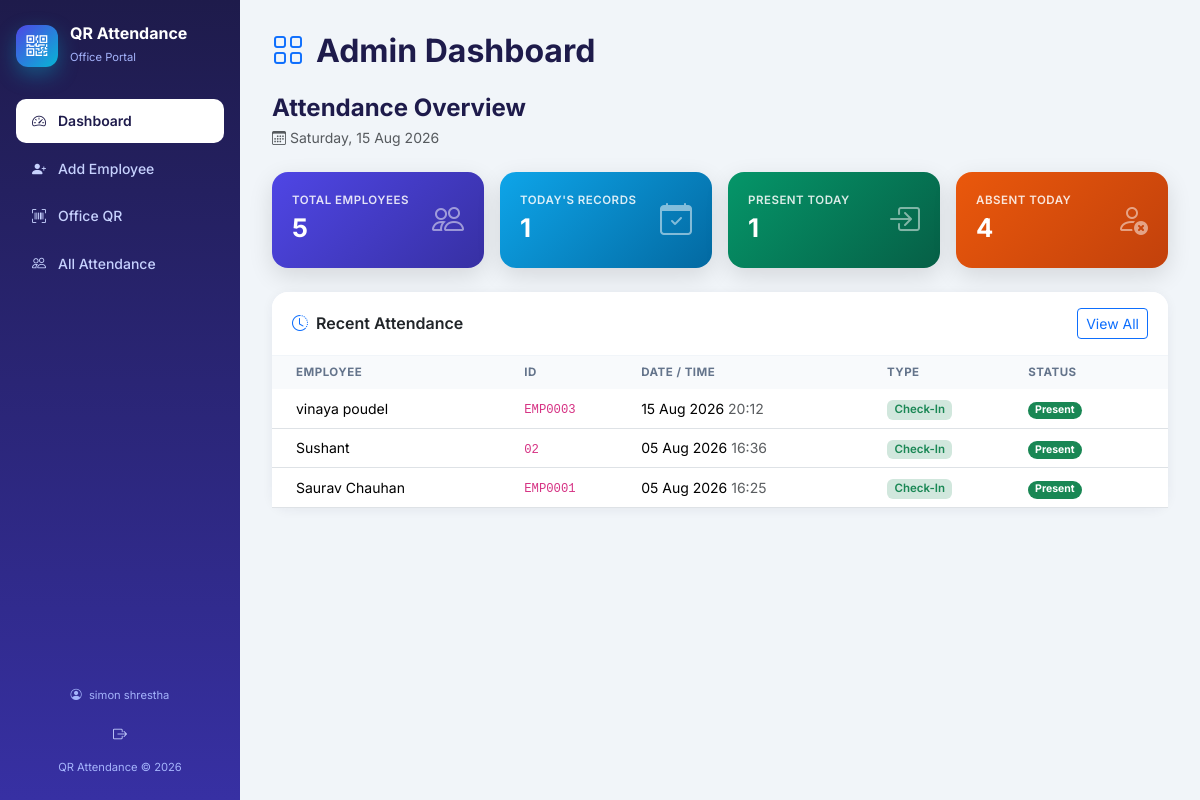
Page /attendance/ (signed in) on the committed database.
### app/models.py (models this page shows, shortened)
class Attendance(models.Model):
    class AttendanceType(models.TextChoices):
        CHECK_IN = "IN", "Check In"
        CHECK_OUT = "OUT", "Check Out"
    employee = models.ForeignKey(
        Employee,
        on_delete=models.CASCADE,
        related_name="attendances"
    )
    qr = models.ForeignKey(
        OfficeQRCode,
        on_delete=models.SET_NULL,
        related_name="attendances",
        null=True,
        blank=True
    )
    attendance_type = models.CharField(
        max_length=3,
        choices=AttendanceType.choices
    )
    timestamp = models.DateTimeField(auto_now_add=True)
    latitude = models.DecimalField(
        max_digits=9,
        decimal_places=6,
        null=True,
        blank=True
    )
    longitude = models.DecimalField(
        max_digits=9,
        decimal_places=6,
        null=True,
        blank=True
    )
    device_name = models.CharField(max_length=150, blank=True)
    ip_address = models.GenericIPAddressField(null=True, blank=True)
    class Meta:
        ordering = ["-timestamp"]
        indexes = [
            models.Index(fields=["employee", "timestamp"]),
            models.Index(fields=["attendance_type"]),
        ]

class Employee(models.Model):
    employee_id = models.CharField(
        max_length=20,
        unique=True,
        blank=True,     # auto-generated if not provided
        editable=False,  # hidden from manual entry
    )
    user = models.OneToOneField(
        settings.AUTH_USER_MODEL,
        on_delete=models.CASCADE,
        related_name="employee_profile",
        null=True,
        blank=True,
    )
    full_name = models.CharField(max_length=150)
    department = models.CharField(max_length=100, blank=True)
    designation = models.CharField(max_length=100, blank=True)
    email = models.EmailField(blank=True)
    phone = models.CharField(max_length=20, blank=True)
    is_active = models.BooleanField(default=True)
    qr_code = models.UUIDField(default=uuid.uuid4, unique=True, editable=False)

### app/views.py (the view)
# urls.py: path('',    views.dashboard, name='dashboard'),
@login_required(login_url='/attendance/login/')
def dashboard(request):
    if not request.user.is_staff:
        if getattr(request.user, 'employee_profile', None) is not None:
            return redirect('app:employee_dashboard')
        messages.error(request, 'Access denied. Staff only.')
        return redirect('app:login')
    today = timezone.localdate()
    total_employees = Employee.objects.filter(is_active=True).count()
    today_attendance = Attendance.objects.filter(timestamp__date=today)
    present_employee_ids = today_attendance.values_list(
        'employee_id', flat=True
    ).distinct()
    present_count = present_employee_ids.count()
    absent_count = max(total_employees - present_count, 0)
    recent_records = Attendance.objects.select_related(
        'employee'
    ).order_by('-timestamp')[:10]
    context = {
        'total_employees':      total_employees,
        'today_attendance_count': today_attendance.count(),
        'present_count':        present_count,
        'absent_count':         absent_count,
        'recent_records':       recent_records,
        'today':                today,
    }
    return render(request, 'attendance/dashboard.html', context)

### templates/attendance/dashboard.html (shortened to what this page needs)
{% extends 'attendance/base.html' %}
{% load tz %}
{% block page_title %}Admin Dashboard{% endblock %}
{% block content %}
<div class="mb-4">
    <h4 class="fw-bold mb-1" style="color:#1e1b4b;">
        Attendance Overview
    </h4>
    <p class="text-muted mb-0" style="font-size:.875rem;">
        <i class="bi bi-calendar3 me-1"></i>{{ today|date:"l, d M Y" }}
    </p>
</div>
<div class="row g-3 mb-4">
    <div class="col-6 col-lg-3">
        <div class="stat-card" style="background:linear-gradient(135deg,#4f46e5,#3730a3);">
            <div class="d-flex align-items-center justify-content-between">
                <div>
                    <div style="font-size:.72rem;font-weight:600;text-transform:uppercase;letter-spacing:.5px;opacity:.85;">Total Employees</div>
                    <div class="fw-bold" style="font-size:1.6rem;">{{ total_employees }}</div>
                </div>
                <i class="bi bi-people" style="font-size:2rem;opacity:.5;"></i>
            </div>
        </div>
    </div>
    <div class="col-6 col-lg-3">
        <div class="stat-card" style="background:linear-gradient(135deg,#0ea5e9,#0369a1);">
            <div class="d-flex align-items-center justify-content-between">
                <div>
                    <div style="font-size:.72rem;font-weight:600;text-transform:uppercase;letter-spacing:.5px;opacity:.85;">Today's Records</div>
                    <div class="fw-bold" style="font-size:1.6rem;">{{ today_attendance_count }}</div>
                </div>
                <i class="bi bi-calendar-check" style="font-size:2rem;opacity:.5;"></i>
            </div>
        </div>
    </div>
    <div class="col-6 col-lg-3">
        <div class="stat-card" style="background:linear-gradient(135deg,#059669,#065f46);">
            <div class="d-flex align-items-center justify-content-between">
                <div>
                    <div style="font-size:.72rem;font-weight:600;text-transform:uppercase;letter-spacing:.5px;opacity:.85;">Present Today</div>
                    <div class="fw-bold" style="font-size:1.6rem;">{{ present_count }}</div>
                </div>
                <i class="bi bi-box-arrow-in-right" style="font-size:2rem;opacity:.5;"></i>
            </div>
        </div>
    </div>
    <div class="col-6 col-lg-3">
        <div class="stat-card" style="background:linear-gradient(135deg,#ea580c,#c2410c);">
            <div class="d-flex align-items-center justify-content-between">
                <div>
                    <div style="font-size:.72rem;font-weight:600;text-transform:uppercase;letter-spacing:.5px;opacity:.85;">Absent Today</div>
                    <div class="fw-bold" style="font-size:1.6rem;">{{ absent_count }}</div>
                </div>
                <i class="bi bi-person-x" style="font-size:2rem;opacity:.5;"></i>
            </div>
        </div>
    </div>
</div>
<div class="card">
    <div class="card-header d-flex justify-content-between align-items-center">
        <span><i class="bi bi-clock-history text-primary me-2"></i>Recent Attendance</span>
        <a href="{% url 'app:admin_attendance' %}" class="btn btn-sm btn-outline-primary">View All</a>
    </div>
    <div class="card-body p-0">
        {% if recent_records %}
        <div class="table-responsive">
            <table class="table table-hover align-middle mb-0">
                <thead>
                    <tr>
                        <th class="ps-4">Employee</th>
                        <th>ID</th>
                        <th>Date / Time</th>
                        <th>Type</th>
                        <th class="pe-4">Status</th>
                    </tr>
                </thead>
                <tbody>
                    {% for rec in recent_records %}
                    <tr>
                        <td class="ps-4">{{ rec.employee.full_name }}</td>
                        <td><code>{{ rec.employee.employee_id }}</code></td>
<td>{{ rec.timestamp|localtime|date:"d M Y" }} <span class="text-muted">{{ rec.timestamp|localtime|time:"H:i" }}</span></td>
                        <td>
                            {% if rec.attendance_type == 'IN' %}
                                <span class="badge bg-success-subtle text-success badge-soft">Check-In</span>
                            {% else %}
                                <span class="badge bg-warning-subtle text-warning badge-soft">Check-Out</span>
                            {% endif %}
                        </td>
                        <td class="pe-4">
                            {% if rec.attendance_type == 'IN' %}
                                <span class="badge bg-success rounded-pill">Present</span>
                            {% else %}
                                <span class="badge bg-secondary rounded-pill">Left</span>
                            {% endif %}
                        </td>
                    </tr>
                    {% endfor %}
                </tbody>
            </table>
        </div>
        {% else %}
        <div class="text-center text-muted py-5">
            <i class="bi bi-inbox" style="font-size:2.5rem;opacity:.4;"></i>
            <p class="mt-2 mb-0">No attendance records yet. Scan an employee QR to begin.</p>
        </div>
        {% endif %}
    </div>
</div>
{% endblock %}

### templates/attendance/base.html (shortened to what this page needs)
<!DOCTYPE html>
<html lang="en">
<head>
    <link href="https://cdn.jsdelivr.net/npm/bootstrap@5.3.3/dist/css/bootstrap.min.css" rel="stylesheet">
    <link href="https://cdn.jsdelivr.net/npm/bootstrap-icons@1.11.3/font/bootstrap-icons.css" rel="stylesheet">
</head>
<body>
<div class="sidebar">
    <a class="brand" href="{% url 'app:dashboard' %}">
        <span class="brand-logo"><i class="bi bi-qr-code text-white" style="font-size:1.3rem;"></i></span>
        <span>
            <h6>QR Attendance</h6>
            <small>Office Portal</small>
        </span>
    </a>
<nav class="nav flex-column">
        <a class="nav-link {% if request.resolver_match.url_name == 'dashboard' %}active{% endif %}"
           href="{% url 'app:dashboard' %}">
            <i class="bi bi-speedometer2"></i> Dashboard
        </a>
       <a class="nav-link {% if request.resolver_match.url_name == 'add_employee' %}active{% endif %}"
   href="{% url 'app:add_employee' %}">
    <i class="bi bi-person-plus-fill"></i> Add Employee
</a>
{% if request.user.is_staff %}
        <a class="nav-link {% if request.resolver_match.url_name == 'office_qr_display' %}active{% endif %}"
           href="{% url 'app:office_qr_display' %}">
            <i class="bi bi-upc-scan"></i> Office QR
        </a>
        <a class="nav-link {% if request.resolver_match.url_name == 'admin_attendance' %}active{% endif %}"
           href="{% url 'app:admin_attendance' %}">
            <i class="bi bi-people"></i> All Attendance
        </a>
        {% endif %}
    </nav>
<div class="foot">
        <div class="mb-2">
            <i class="bi bi-person-circle me-1"></i>
            {{ request.user.get_full_name|default:request.user.username }}
        </div>
        <a class="nav-link d-inline-flex w-auto mx-auto" href="{% url 'app:logout' %}" title="Logout">
            <i class="bi bi-box-arrow-right"></i>
        </a>
        <div>QR Attendance &copy; {% now "Y" %}</div>
    </div>
</div>
<div class="main">
    <div class="page-wrap">
        <h2 class="page-title">
            <i class="bi bi-grid text-primary"></i> {% block page_title %}{% endblock %}
        </h2>
        {% block content %}
        {% endblock %}
    </div>
</div>
</body>
</html>

### templates/attendance/base.html (style rules this page uses)
body { font-family: 'Inter', sans-serif; background: #f1f5f9; min-height: 100vh; }
.sidebar { background: linear-gradient(180deg, #1e1b4b 0%, #3730a3 100%); min-height: 100vh; width: 240px; position: fixed; top: 0; left: 0; z-index: 1000; padding: 1.5rem 1rem; display: flex; flex-direction: column; }
.sidebar .brand { display: flex; align-items: center; gap: .75rem; color: #fff; text-decoration: none; margin-bottom: 2rem; }
.brand-logo { width: 42px; height: 42px; border-radius: 12px; background: linear-gradient(135deg, #4f46e5, #06b6d4); display: flex; align-items: center; justify-content: center; box-shadow: 0 8px 20px rgba(6,182,212,.35); }
.sidebar .brand h6 { margin: 0; font-weight: 700; }
.sidebar .brand small { color: #a5b4fc; font-size: .7rem; }
.nav-link { color: #c7d2fe; border-radius: 10px; padding: .7rem 1rem; margin-bottom: .25rem; font-size: .875rem; font-weight: 500; display: flex; align-items: center; gap: .75rem; }
.nav-link.active { color: #1e1b4b; background: #fff; font-weight: 600; }
.sidebar .foot { margin-top: auto; color: #a5b4fc; font-size: .7rem; text-align: center; }
.main { margin-left: 240px; padding: 2rem; }
.page-wrap { max-width: 1100px; }
.page-title { font-weight: 700; color: #1e1b4b; margin-bottom: 1.5rem; display: flex; align-items: center; gap: .75rem; }
.card { border: none; border-radius: 16px; box-shadow: 0 2px 12px rgba(30,27,75,.06); }
.card-header { background: #fff; border-bottom: 1px solid #f1f5f9; border-radius: 16px 16px 0 0 !important; font-weight: 600; padding: 1rem 1.25rem; }
.stat-card { border-radius: 16px; padding: 1.25rem; color: #fff; box-shadow: 0 8px 24px rgba(0,0,0,.12); }
.table { font-size: .875rem; }
.table thead th { background: #f8fafc; color: #64748b; font-size: .72rem; text-transform: uppercase; letter-spacing: .5px; border: none; }
.badge-soft { font-weight: 600; font-size: .72rem; }

### rows in the picture
Attendance: employee.full_name "vinaya poudel", employee.employee_id "EMP0003", timestamp "15 Aug 2026", timestamp "20:12", attendance_type "Check-In"
Attendance: employee.full_name "Sushant", employee.employee_id "02", timestamp "05 Aug 2026", timestamp "16:36", attendance_type "Check-In"
Attendance: employee.full_name "Saurav Chauhan", employee.employee_id "EMP0001", timestamp "05 Aug 2026", timestamp "16:25", attendance_type "Check-In"

### other values in the picture
{{ request.user.get_full_name|default:request.user.username }} "simon shrestha"
{{ today|date:"l, d M Y" }} "Saturday, 15 Aug 2026"
{{ total_employees }} "5"
{{ today_attendance_count }} "1"
{{ present_count }} "1"
{{ absent_count }} "4"
